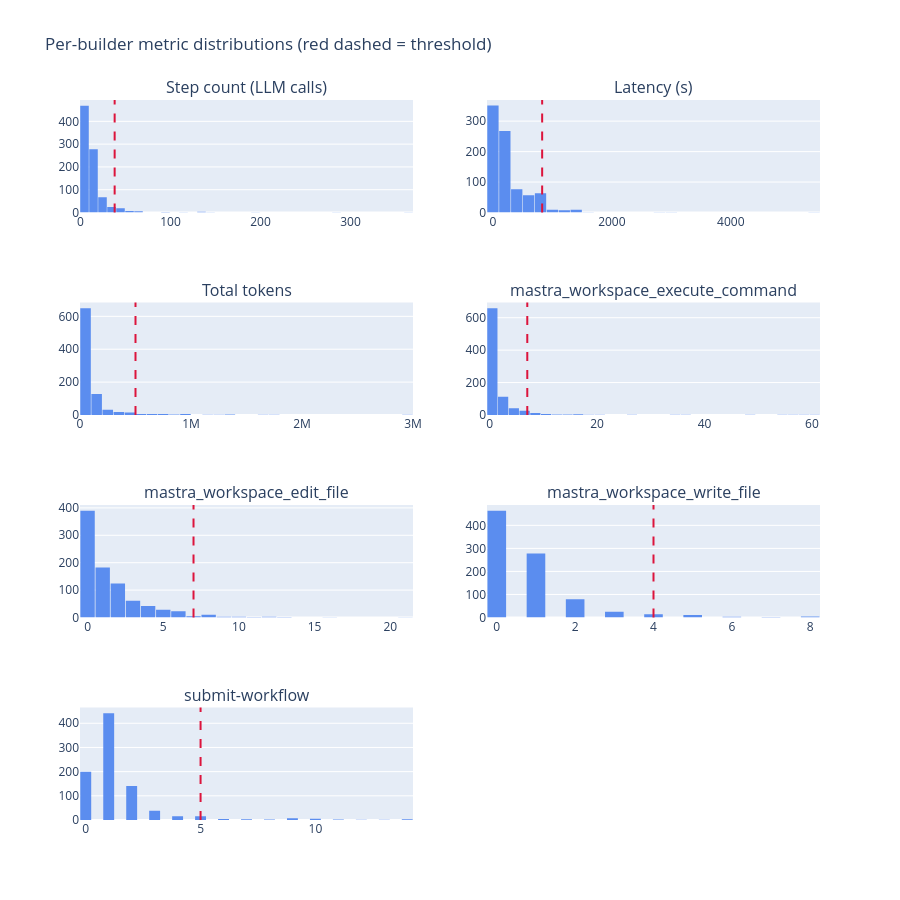

This figure's notebook cell:
### Markdown cell above
## 1. Distributions

Where do builders sit on the curve? Where are the cliffs? Threshold lines are dashed.

### Code cell
metrics = [
    ('llm_calls',     'Step count (LLM calls)',          summary['thresholds']['llm_calls']),
    ('latency_s',     'Latency (s)',                     summary['thresholds']['latency_s']),
    ('tokens',        'Total tokens',                    summary['thresholds']['tokens']),
    ('exec_calls',    'mastra_workspace_execute_command', summary['thresholds']['exec_calls']),
    ('edit_calls',    'mastra_workspace_edit_file',      summary['thresholds']['edit_calls']),
    ('write_calls',   'mastra_workspace_write_file',     summary['thresholds']['write_calls']),
    ('submit_calls',  'submit-workflow',                 summary['thresholds']['submit_calls']),
]

from plotly.subplots import make_subplots
fig = make_subplots(rows=4, cols=2, subplot_titles=[m[1] for m in metrics] + [''])
for i, (col, _label, thr) in enumerate(metrics):
    row, c = i // 2 + 1, i % 2 + 1
    vals = builders[col].dropna()
    fig.add_trace(go.Histogram(x=vals, nbinsx=40, marker_color='#5b8def', showlegend=False), row=row, col=c)
    fig.add_vline(x=thr, line_dash='dash', line_color='crimson', row=row, col=c)
fig.update_layout(height=900, title_text='Per-builder metric distributions (red dashed = threshold)', bargap=0.05)
fig.show()

### Figure 1 — Plotly figure (JSON) as saved in the notebook; plotly's stock layout.template omitted (floating-point values rounded to 4 significant figures; data arrays with more than 128 entries replaced by an {"elided": "..."} marker saying what was removed)
{"data": [{"marker": {"color": "#5b8def"}, "nbinsx": 40, "showlegend": false, "type": "histogram", "x": {"elided": "880 int values"}, "xaxis": "x", "yaxis": "y"}, {"marker": {"color": "#5b8def"}, "nbinsx": 40, "showlegend": false, "type": "histogram", "x": {"elided": "844 float values"}, "xaxis": "x2", "yaxis": "y2"}, {"marker": {"color": "#5b8def"}, "nbinsx": 40, "showlegend": false, "type": "histogram", "x": {"elided": "880 int values"}, "xaxis": "x3", "yaxis": "y3"}, {"marker": {"color": "#5b8def"}, "nbinsx": 40, "showlegend": false, "type": "histogram", "x": {"elided": "880 int values"}, "xaxis": "x4", "yaxis": "y4"}, {"marker": {"color": "#5b8def"}, "nbinsx": 40, "showlegend": false, "type": "histogram", "x": {"elided": "880 int values"}, "xaxis": "x5", "yaxis": "y5"}, {"marker": {"color": "#5b8def"}, "nbinsx": 40, "showlegend": false, "type": "histogram", "x": {"elided": "880 int values"}, "xaxis": "x6", "yaxis": "y6"}, {"marker": {"color": "#5b8def"}, "nbinsx": 40, "showlegend": false, "type": "histogram", "x": {"elided": "880 int values"}, "xaxis": "x7", "yaxis": "y7"}], "layout": {"annotations": [{"font": {"size": 16}, "showarrow": false, "text": "Step count (LLM calls)", "x": 0.225, "xanchor": "center", "xref": "paper", "y": 1.0, "yanchor": "bottom", "yref": "paper"}, {"font": {"size": 16}, "showarrow": false, "text": "Latency (s)", "x": 0.775, "xanchor": "center", "xref": "paper", "y": 1.0, "yanchor": "bottom", "yref": "paper"}, {"font": {"size": 16}, "showarrow": false, "text": "Total tokens", "x": 0.225, "xanchor": "center", "xref": "paper", "y": 0.7188, "yanchor": "bottom", "yref": "paper"}, {"font": {"size": 16}, "showarrow": false, "text": "mastra_workspace_execute_command", "x": 0.775, "xanchor": "center", "xref": "paper", "y": 0.7188, "yanchor": "bottom", "yref": "paper"}, {"font": {"size": 16}, "showarrow": false, "text": "mastra_workspace_edit_file", "x": 0.225, "xanchor": "center", "xref": "paper", "y": 0.4375, "yanchor": "bottom", "yref": "paper"}, {"font": {"size": 16}, "showarrow": false, "text": "mastra_workspace_write_file", "x": 0.775, "xanchor": "center", "xref": "paper", "y": 0.4375, "yanchor": "bottom", "yref": "paper"}, {"font": {"size": 16}, "showarrow": false, "text": "submit-workflow", "x": 0.225, "xanchor": "center", "xref": "paper", "y": 0.1562, "yanchor": "bottom", "yref": "paper"}], "bargap": 0.05, "height": 900, "shapes": [{"line": {"color": "crimson", "dash": "dash"}, "type": "line", "x0": 38, "x1": 38, "xref": "x", "y0": 0, "y1": 1, "yref": "y domain"}, {"line": {"color": "crimson", "dash": "dash"}, "type": "line", "x0": 827.6, "x1": 827.6, "xref": "x2", "y0": 0, "y1": 1, "yref": "y2 domain"}, {"line": {"color": "crimson", "dash": "dash"}, "type": "line", "x0": 500000, "x1": 500000, "xref": "x3", "y0": 0, "y1": 1, "yref": "y3 domain"}, {"line": {"color": "crimson", "dash": "dash"}, "type": "line", "x0": 7, "x1": 7, "xref": "x4", "y0": 0, "y1": 1, "yref": "y4 domain"}, {"line": {"color": "crimson", "dash": "dash"}, "type": "line", "x0": 7, "x1": 7, "xref": "x5", "y0": 0, "y1": 1, "yref": "y5 domain"}, {"line": {"color": "crimson", "dash": "dash"}, "type": "line", "x0": 4, "x1": 4, "xref": "x6", "y0": 0, "y1": 1, "yref": "y6 domain"}, {"line": {"color": "crimson", "dash": "dash"}, "type": "line", "x0": 5, "x1": 5, "xref": "x7", "y0": 0, "y1": 1, "yref": "y7 domain"}], "title": {"text": "Per-builder metric distributions (red dashed = threshold)"}, "xaxis": {"anchor": "y", "domain": [0.0, 0.45]}, "xaxis2": {"anchor": "y2", "domain": [0.55, 1.0]}, "xaxis3": {"anchor": "y3", "domain": [0.0, 0.45]}, "xaxis4": {"anchor": "y4", "domain": [0.55, 1.0]}, "xaxis5": {"anchor": "y5", "domain": [0.0, 0.45]}, "xaxis6": {"anchor": "y6", "domain": [0.55, 1.0]}, "xaxis7": {"anchor": "y7", "domain": [0.0, 0.45]}, "xaxis8": {"anchor": "y8", "domain": [0.55, 1.0]}, "yaxis": {"anchor": "x", "domain": [0.8438, 1.0]}, "yaxis2": {"anchor": "x2", "domain": [0.8438, 1.0]}, "yaxis3": {"anchor": "x3", "domain": [0.5625, 0.7188]}, "yaxis4": {"anchor": "x4", "domain": [0.5625, 0.7188]}, "yaxis5": {"anchor": "x5", "domain": [0.2812, 0.4375]}, "yaxis6": {"anchor": "x6", "domain": [0.2812, 0.4375]}, "yaxis7": {"anchor": "x7", "domain": [0.0, 0.1562]}, "yaxis8": {"anchor": "x8", "domain": [0.0, 0.1562]}}}
